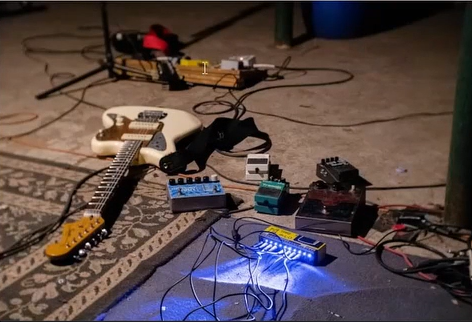
#> input picture img/bernie-almanzar.png, 472 x 322 px
$ python 1.4_RepresCores.py
#> lines starting #> are read from the running program, lines starting #| are printed output that depends on the picture
import cv2
import matplotlib.pyplot as plt


# - FUNÇÃO: separar canais RGB
def separar_canais_rgb(img_brg):
    """
    Separar os 3 canais de uma RGB.
    Retorna (vermelho,verde, azul) como arrqay 30 (escala de cinza) e 1 (canal único).
    Nota: no OpenCV a ordem é BGR, então [:, :, 0] é azul, [:, :, 1] é verde e [:, :, 2] é vermelho.

    """
    # img[:, :, 0] =primeiro canal = azul(Blue)
    # img[:, :, 1] =segundo canal = verde(Green)
    # img[:, :, 2] =terceiro canal = vermelho(Red)

    azul = img_brg[:, :, 0]
    verde = img_brg[:, :, 1]
    vermelho = img_brg[:, :, 2]

    return vermelho, verde, azul

# FUNÇÃO: visualizar canais RGB
def visualizar_canais_rgb(img_brg):
    """
    Plota a imagem original e os 3 canais RGB lado a lado.
    """
    img_bgr = cv2.cvtColor(img_bgr, cv2.COLOR_BGR2RGB)  # Converte BGR para RGB para exibição correta no Matplotlib
    r, g, b = separar_canais_rgb(img_bgr)

    fig, axes = plt.subplots(1, 4, figsize=(16, 4))
    axes[0].imshow(img_bgr);   axes[0].set_title("Original(RGB)")
    axes[1].imshow(r, cmap='gray');  axes[1].set_title("Canal Vermelho (R)")
    axes[2].imshow(g, cmap='gray');  axes[2].set_title("Canal Verde(G)")
    axes[3].imshow(b, cmap='gray');  axes[3].set_title("Canal Azul (B)")

    for ax in axes: ax.axis('off')  # Remove eixos para todas as subplots
    plt.tight_layout(); plt.show()  # Exibe o plot

# Entendendo os vetores
imageColor = cv2.imread("img/bernie-almanzar.png", cv2.IMREAD_COLOR)
#> imageColor is the input picture: shape (322, 472, 3); mean B, G, R 68.9, 71.2, 87.4
imageBlack = cv2.imread("img/bernie-almanzar.png", cv2.IMREAD_GRAYSCALE)
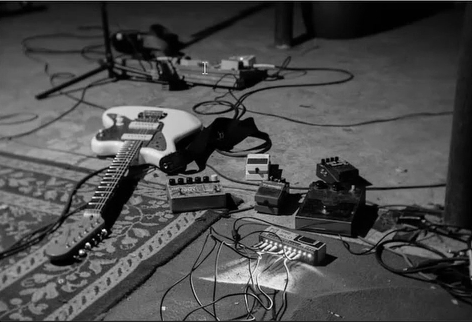
#> imageBlack: shape (322, 472); min 0, max 250, mean 75.3

print("-> Conteúdo numérico da imagem ImageGray.png (escala de cinza)")
print("Forma do vetor : ", imageBlack.shape) # Tamanho e formato da imagem
#| Forma do vetor :  (322, 472)
print("Primeiro 3x3 pixels (BGR)", imageColor[:3, :3, 0]) # Mostra os primeiros 3x3 pixels do canal azul
#| Primeiro 3x3 pixels (BGR) [[127 125 125]
#|  [  0   0   0]
#|  [ 10  12  13]]

# Exibição de canais
ImageColor = cv2.imread("img/bernie-almanzar.png")
#> (the run stopped early here; a loop or call above may not have finished)
